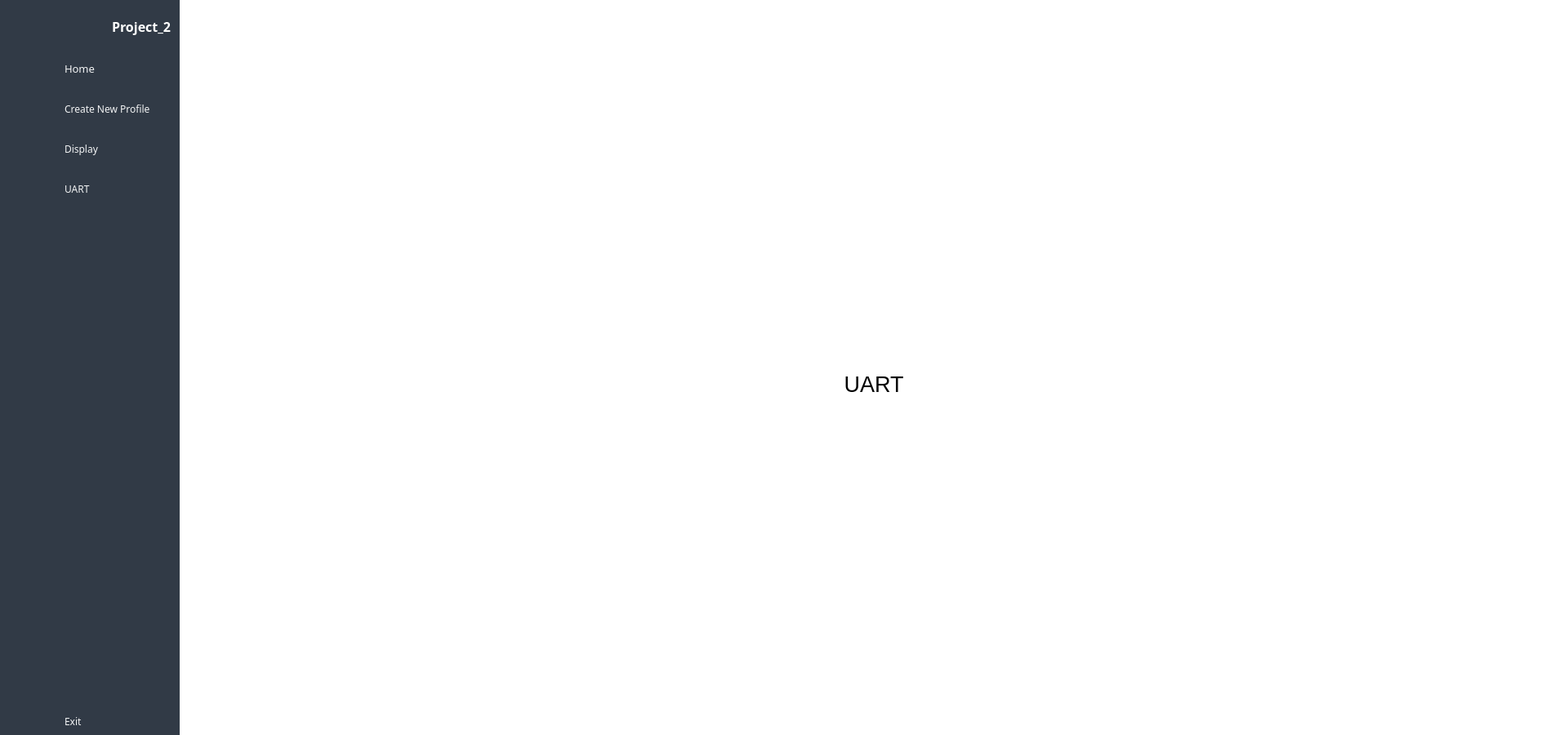
<?xml version="1.0" encoding="UTF-8"?>
<ui version="4.0">
 <class>MainWindow</class>
 <widget class="QMainWindow" name="MainWindow">
  <property name="geometry">
   <rect>
    <x>0</x>
    <y>0</y>
    <width>1920</width>
    <height>900</height>
   </rect>
  </property>
  <property name="windowTitle">
   <string>Health Monitoring System</string>
  </property>
  <property name="windowIcon">
   <iconset resource="img_src.qrc">
    <normaloff>:/icon/Icon_Logo/healthcare.png</normaloff>:/icon/Icon_Logo/healthcare.png</iconset>
  </property>
  <property name="styleSheet">
   <string notr="true">background-color: #fff;</string>
  </property>
  <widget class="QWidget" name="centralwidget">
   <layout class="QGridLayout" name="gridLayout">
    <property name="leftMargin">
     <number>0</number>
    </property>
    <property name="topMargin">
     <number>0</number>
    </property>
    <property name="rightMargin">
     <number>0</number>
    </property>
    <property name="bottomMargin">
     <number>0</number>
    </property>
    <property name="spacing">
     <number>0</number>
    </property>
    <item row="0" column="0">
     <widget class="QWidget" name="icon_only_widget" native="true">
      <property name="styleSheet">
       <string notr="true">	#icon_only_widget {
		background-color: #313a46;
		width:50px;
	}

	#icon_only_widget QPushButton, QLabel {
		height:50px;
		border:none;
		background-color: #313a46;
		/* border-bottom: 1px solid #b0b0b0; */
	}

	#icon_only_widget QPushButton:hover {
		background-color: rgba( 86, 101, 115, 0.5);
	}</string>
      </property>
      <layout class="QVBoxLayout" name="verticalLayout_3">
       <property name="spacing">
        <number>6</number>
       </property>
       <property name="leftMargin">
        <number>0</number>
       </property>
       <property name="topMargin">
        <number>0</number>
       </property>
       <property name="rightMargin">
        <number>0</number>
       </property>
       <property name="bottomMargin">
        <number>0</number>
       </property>
       <item>
        <layout class="QHBoxLayout" name="horizontalLayout_3">
         <item>
          <widget class="QLabel" name="logo_label_1">
           <property name="minimumSize">
            <size>
             <width>64</width>
             <height>64</height>
            </size>
           </property>
           <property name="maximumSize">
            <size>
             <width>64</width>
             <height>64</height>
            </size>
           </property>
           <property name="styleSheet">
            <string notr="true">	#logo_label_1 {
	background-color: rgba(0, 0, 0,0);
		padding: 5px
	}</string>
           </property>
           <property name="text">
            <string/>
           </property>
           <property name="pixmap">
            <pixmap resource="img_src.qrc">:/icon/Icon_Logo/healthcare.png</pixmap>
           </property>
           <property name="scaledContents">
            <bool>true</bool>
           </property>
          </widget>
         </item>
        </layout>
       </item>
       <item>
        <layout class="QVBoxLayout" name="verticalLayout">
         <property name="spacing">
          <number>7</number>
         </property>
         <item>
          <widget class="QPushButton" name="home_btn_1">
           <property name="focusPolicy">
            <enum>Qt::NoFocus</enum>
           </property>
           <property name="styleSheet">
            <string notr="true"/>
           </property>
           <property name="text">
            <string/>
           </property>
           <property name="icon">
            <iconset resource="img_src.qrc">
             <normaloff>:/icon/Icon_Logo/home_black.png</normaloff>
             <normalon>:/icon/Icon_Logo/home_white.png</normalon>:/icon/Icon_Logo/home_black.png</iconset>
           </property>
           <property name="iconSize">
            <size>
             <width>40</width>
             <height>40</height>
            </size>
           </property>
           <property name="checkable">
            <bool>true</bool>
           </property>
           <property name="autoExclusive">
            <bool>true</bool>
           </property>
          </widget>
         </item>
         <item>
          <widget class="QPushButton" name="newprofile_btn_1">
           <property name="focusPolicy">
            <enum>Qt::NoFocus</enum>
           </property>
           <property name="styleSheet">
            <string notr="true"/>
           </property>
           <property name="text">
            <string/>
           </property>
           <property name="icon">
            <iconset resource="img_src.qrc">
             <normaloff>:/icon/Icon_Logo/add-user_black.png</normaloff>
             <normalon>:/icon/Icon_Logo/add-user_white.png</normalon>:/icon/Icon_Logo/add-user_black.png</iconset>
           </property>
           <property name="iconSize">
            <size>
             <width>40</width>
             <height>40</height>
            </size>
           </property>
           <property name="checkable">
            <bool>true</bool>
           </property>
           <property name="autoExclusive">
            <bool>true</bool>
           </property>
          </widget>
         </item>
         <item>
          <widget class="QPushButton" name="display_btn_1">
           <property name="focusPolicy">
            <enum>Qt::NoFocus</enum>
           </property>
           <property name="styleSheet">
            <string notr="true"/>
           </property>
           <property name="text">
            <string/>
           </property>
           <property name="icon">
            <iconset resource="img_src.qrc">
             <normaloff>:/icon/Icon_Logo/heartbeat_black.png</normaloff>
             <normalon>:/icon/Icon_Logo/heartbeat_white.png</normalon>:/icon/Icon_Logo/heartbeat_black.png</iconset>
           </property>
           <property name="iconSize">
            <size>
             <width>40</width>
             <height>40</height>
            </size>
           </property>
           <property name="checkable">
            <bool>true</bool>
           </property>
           <property name="autoExclusive">
            <bool>true</bool>
           </property>
          </widget>
         </item>
         <item>
          <widget class="QPushButton" name="uart_btn_1">
           <property name="focusPolicy">
            <enum>Qt::NoFocus</enum>
           </property>
           <property name="styleSheet">
            <string notr="true"/>
           </property>
           <property name="text">
            <string/>
           </property>
           <property name="icon">
            <iconset resource="img_src.qrc">
             <normaloff>:/icon/Icon_Logo/two-arrows_black.png</normaloff>
             <normalon>:/icon/Icon_Logo/two-arrows_white.png</normalon>:/icon/Icon_Logo/two-arrows_black.png</iconset>
           </property>
           <property name="iconSize">
            <size>
             <width>40</width>
             <height>40</height>
            </size>
           </property>
           <property name="checkable">
            <bool>true</bool>
           </property>
           <property name="autoExclusive">
            <bool>true</bool>
           </property>
          </widget>
         </item>
         <item>
          <spacer name="verticalSpacer">
           <property name="orientation">
            <enum>Qt::Vertical</enum>
           </property>
           <property name="sizeHint" stdset="0">
            <size>
             <width>20</width>
             <height>375</height>
            </size>
           </property>
          </spacer>
         </item>
        </layout>
       </item>
       <item>
        <widget class="QPushButton" name="exit_btn_1">
         <property name="focusPolicy">
          <enum>Qt::NoFocus</enum>
         </property>
         <property name="styleSheet">
          <string notr="true"/>
         </property>
         <property name="text">
          <string/>
         </property>
         <property name="icon">
          <iconset resource="img_src.qrc">
           <normaloff>:/icon/Icon_Logo/logout_black.png</normaloff>:/icon/Icon_Logo/logout_black.png</iconset>
         </property>
         <property name="iconSize">
          <size>
           <width>32</width>
           <height>32</height>
          </size>
         </property>
        </widget>
       </item>
      </layout>
     </widget>
    </item>
    <item row="0" column="1">
     <widget class="QWidget" name="full_menu_widget" native="true">
      <property name="styleSheet">
       <string notr="true">	#full_menu_widget {
		background-color: #313a46;
	}

	/* style for QPushButton */
	#full_menu_widget QPushButton {
		border:none;
		border-radius: 3px;
		text-align: left;
		padding: 4px 10px 8px 15px;
		color: #f2f3f4;
		background-color: #313a46;
	}

	#full_menu_widget QPushButton:hover {
		background-color: rgba( 86, 101, 115, 0.5);
	}

	#full_menu_widget QPushButton:checked {
		color: #fff;
	}</string>
      </property>
      <layout class="QVBoxLayout" name="verticalLayout_4">
       <property name="spacing">
        <number>7</number>
       </property>
       <property name="leftMargin">
        <number>0</number>
       </property>
       <property name="topMargin">
        <number>0</number>
       </property>
       <property name="rightMargin">
        <number>0</number>
       </property>
       <property name="bottomMargin">
        <number>0</number>
       </property>
       <item>
        <layout class="QHBoxLayout" name="horizontalLayout_2">
         <property name="spacing">
          <number>0</number>
         </property>
         <item>
          <widget class="QLabel" name="logo_label_2">
           <property name="minimumSize">
            <size>
             <width>64</width>
             <height>64</height>
            </size>
           </property>
           <property name="maximumSize">
            <size>
             <width>64</width>
             <height>64</height>
            </size>
           </property>
           <property name="styleSheet">
            <string notr="true">background-color: rgba(0, 0, 0, 0);</string>
           </property>
           <property name="text">
            <string/>
           </property>
           <property name="pixmap">
            <pixmap resource="img_src.qrc">:/icon/Icon_Logo/healthcare.png</pixmap>
           </property>
           <property name="scaledContents">
            <bool>true</bool>
           </property>
          </widget>
         </item>
         <item>
          <widget class="QLabel" name="logo_label_3">
           <property name="font">
            <font>
             <family>Rockwell</family>
             <pointsize>12</pointsize>
             <weight>75</weight>
             <bold>true</bold>
            </font>
           </property>
           <property name="styleSheet">
            <string notr="true">	#logo_label_3 {
		padding: 5px;
		color: #fff;
		
	background-color: rgba(0, 0, 0,0);
	}</string>
           </property>
           <property name="text">
            <string>Project_2</string>
           </property>
          </widget>
         </item>
        </layout>
       </item>
       <item>
        <layout class="QVBoxLayout" name="verticalLayout_2">
         <property name="spacing">
          <number>20</number>
         </property>
         <item>
          <widget class="QPushButton" name="home_btn_2">
           <property name="font">
            <font>
             <family>Rockwell</family>
             <pointsize>10</pointsize>
            </font>
           </property>
           <property name="focusPolicy">
            <enum>Qt::NoFocus</enum>
           </property>
           <property name="autoFillBackground">
            <bool>false</bool>
           </property>
           <property name="styleSheet">
            <string notr="true"/>
           </property>
           <property name="text">
            <string>Home</string>
           </property>
           <property name="icon">
            <iconset resource="img_src.qrc">
             <normaloff>:/icon/Icon_Logo/home_black.png</normaloff>
             <normalon>:/icon/Icon_Logo/home_white.png</normalon>:/icon/Icon_Logo/home_black.png</iconset>
           </property>
           <property name="iconSize">
            <size>
             <width>30</width>
             <height>30</height>
            </size>
           </property>
           <property name="checkable">
            <bool>true</bool>
           </property>
           <property name="autoExclusive">
            <bool>true</bool>
           </property>
          </widget>
         </item>
         <item>
          <widget class="QPushButton" name="newprofile_btn_2">
           <property name="font">
            <font>
             <family>Rockwell</family>
             <pointsize>9</pointsize>
            </font>
           </property>
           <property name="focusPolicy">
            <enum>Qt::NoFocus</enum>
           </property>
           <property name="styleSheet">
            <string notr="true"/>
           </property>
           <property name="text">
            <string>Create New Profile</string>
           </property>
           <property name="icon">
            <iconset resource="img_src.qrc">
             <normaloff>:/icon/Icon_Logo/add-user_black.png</normaloff>
             <normalon>:/icon/Icon_Logo/add-user_white.png</normalon>:/icon/Icon_Logo/add-user_black.png</iconset>
           </property>
           <property name="iconSize">
            <size>
             <width>30</width>
             <height>30</height>
            </size>
           </property>
           <property name="checkable">
            <bool>true</bool>
           </property>
           <property name="autoExclusive">
            <bool>true</bool>
           </property>
          </widget>
         </item>
         <item>
          <widget class="QPushButton" name="display_btn_2">
           <property name="font">
            <font>
             <family>Rockwell</family>
             <pointsize>9</pointsize>
            </font>
           </property>
           <property name="focusPolicy">
            <enum>Qt::NoFocus</enum>
           </property>
           <property name="styleSheet">
            <string notr="true"/>
           </property>
           <property name="text">
            <string>Display</string>
           </property>
           <property name="icon">
            <iconset resource="img_src.qrc">
             <normaloff>:/icon/Icon_Logo/heartbeat_black.png</normaloff>
             <normalon>:/icon/Icon_Logo/heartbeat_white.png</normalon>:/icon/Icon_Logo/heartbeat_black.png</iconset>
           </property>
           <property name="iconSize">
            <size>
             <width>30</width>
             <height>30</height>
            </size>
           </property>
           <property name="checkable">
            <bool>true</bool>
           </property>
           <property name="autoExclusive">
            <bool>true</bool>
           </property>
          </widget>
         </item>
         <item>
          <widget class="QPushButton" name="uart_btn_2">
           <property name="sizePolicy">
            <sizepolicy hsizetype="Minimum" vsizetype="Fixed">
             <horstretch>50</horstretch>
             <verstretch>60</verstretch>
            </sizepolicy>
           </property>
           <property name="font">
            <font>
             <family>Rockwell</family>
             <pointsize>9</pointsize>
            </font>
           </property>
           <property name="focusPolicy">
            <enum>Qt::NoFocus</enum>
           </property>
           <property name="styleSheet">
            <string notr="true"/>
           </property>
           <property name="text">
            <string>UART</string>
           </property>
           <property name="icon">
            <iconset resource="img_src.qrc">
             <normaloff>:/icon/Icon_Logo/two-arrows_black.png</normaloff>
             <normalon>:/icon/Icon_Logo/two-arrows_white.png</normalon>:/icon/Icon_Logo/two-arrows_black.png</iconset>
           </property>
           <property name="iconSize">
            <size>
             <width>24</width>
             <height>24</height>
            </size>
           </property>
           <property name="checkable">
            <bool>true</bool>
           </property>
           <property name="autoExclusive">
            <bool>true</bool>
           </property>
          </widget>
         </item>
        </layout>
       </item>
       <item>
        <spacer name="verticalSpacer_2">
         <property name="orientation">
          <enum>Qt::Vertical</enum>
         </property>
         <property name="sizeHint" stdset="0">
          <size>
           <width>20</width>
           <height>373</height>
          </size>
         </property>
        </spacer>
       </item>
       <item>
        <widget class="QPushButton" name="exit_btn_2">
         <property name="font">
          <font>
           <family>Rockwell</family>
           <pointsize>9</pointsize>
          </font>
         </property>
         <property name="focusPolicy">
          <enum>Qt::NoFocus</enum>
         </property>
         <property name="styleSheet">
          <string notr="true"/>
         </property>
         <property name="text">
          <string>Exit</string>
         </property>
         <property name="icon">
          <iconset>
           <normaloff>:/icon/icon/close-window-64.ico</normaloff>
           <normalon>:/icon/Icon_Logo/logout_black.png</normalon>:/icon/icon/close-window-64.ico</iconset>
         </property>
         <property name="iconSize">
          <size>
           <width>25</width>
           <height>25</height>
          </size>
         </property>
        </widget>
       </item>
      </layout>
     </widget>
    </item>
    <item row="0" column="2">
     <widget class="QWidget" name="widget_3" native="true">
      <layout class="QVBoxLayout" name="verticalLayout_5">
       <property name="spacing">
        <number>0</number>
       </property>
       <property name="leftMargin">
        <number>0</number>
       </property>
       <property name="topMargin">
        <number>0</number>
       </property>
       <property name="rightMargin">
        <number>0</number>
       </property>
       <property name="bottomMargin">
        <number>0</number>
       </property>
       <item>
        <widget class="QWidget" name="widget" native="true">
         <property name="minimumSize">
          <size>
           <width>0</width>
           <height>40</height>
          </size>
         </property>
         <property name="styleSheet">
          <string notr="true"/>
         </property>
         <layout class="QHBoxLayout" name="horizontalLayout_4">
          <property name="spacing">
           <number>0</number>
          </property>
          <property name="leftMargin">
           <number>0</number>
          </property>
          <property name="topMargin">
           <number>0</number>
          </property>
          <property name="rightMargin">
           <number>9</number>
          </property>
          <property name="bottomMargin">
           <number>0</number>
          </property>
          <item>
           <widget class="QPushButton" name="change_btn">
            <property name="focusPolicy">
             <enum>Qt::NoFocus</enum>
            </property>
            <property name="styleSheet">
             <string notr="true">	#change_btn {
		padding: 5px;
		border: none;
		width: 30px;
		height: 30px;
	}</string>
            </property>
            <property name="text">
             <string/>
            </property>
            <property name="icon">
             <iconset resource="img_src.qrc">
              <normaloff>:/icon/Icon_Logo/sidebar_black.png</normaloff>:/icon/Icon_Logo/sidebar_black.png</iconset>
            </property>
            <property name="iconSize">
             <size>
              <width>24</width>
              <height>24</height>
             </size>
            </property>
            <property name="checkable">
             <bool>true</bool>
            </property>
           </widget>
          </item>
          <item>
           <spacer name="horizontalSpacer">
            <property name="orientation">
             <enum>Qt::Horizontal</enum>
            </property>
            <property name="sizeHint" stdset="0">
             <size>
              <width>236</width>
              <height>20</height>
             </size>
            </property>
           </spacer>
          </item>
          <item>
           <layout class="QHBoxLayout" name="horizontalLayout">
            <property name="spacing">
             <number>10</number>
            </property>
           </layout>
          </item>
          <item>
           <spacer name="horizontalSpacer_2">
            <property name="orientation">
             <enum>Qt::Horizontal</enum>
            </property>
            <property name="sizeHint" stdset="0">
             <size>
              <width>236</width>
              <height>20</height>
             </size>
            </property>
           </spacer>
          </item>
         </layout>
        </widget>
       </item>
       <item>
        <widget class="QStackedWidget" name="stackedWidget">
         <property name="currentIndex">
          <number>4</number>
         </property>
         <widget class="QWidget" name="page">
          <layout class="QGridLayout" name="gridLayout_2"/>
         </widget>
         <widget class="QWidget" name="page_2">
          <layout class="QGridLayout" name="gridLayout_3">
           <item row="0" column="0">
            <widget class="QLabel" name="label_5">
             <property name="font">
              <font>
               <pointsize>20</pointsize>
              </font>
             </property>
             <property name="text">
              <string>HomePage</string>
             </property>
             <property name="alignment">
              <set>Qt::AlignCenter</set>
             </property>
            </widget>
           </item>
          </layout>
         </widget>
         <widget class="QWidget" name="page_3">
          <layout class="QGridLayout" name="gridLayout_4">
           <item row="0" column="0">
            <widget class="QLabel" name="label_6">
             <property name="font">
              <font>
               <pointsize>20</pointsize>
              </font>
             </property>
             <property name="text">
              <string>Create New Profile</string>
             </property>
             <property name="alignment">
              <set>Qt::AlignCenter</set>
             </property>
            </widget>
           </item>
          </layout>
         </widget>
         <widget class="QWidget" name="page_4">
          <layout class="QGridLayout" name="gridLayout_5">
           <item row="0" column="0">
            <widget class="QLabel" name="label_7">
             <property name="font">
              <font>
               <pointsize>20</pointsize>
              </font>
             </property>
             <property name="text">
              <string>Display</string>
             </property>
             <property name="alignment">
              <set>Qt::AlignCenter</set>
             </property>
            </widget>
           </item>
          </layout>
         </widget>
         <widget class="QWidget" name="page_5">
          <layout class="QGridLayout" name="gridLayout_6">
           <item row="0" column="0">
            <widget class="QLabel" name="label_8">
             <property name="font">
              <font>
               <pointsize>20</pointsize>
              </font>
             </property>
             <property name="text">
              <string>UART</string>
             </property>
             <property name="alignment">
              <set>Qt::AlignCenter</set>
             </property>
            </widget>
           </item>
          </layout>
         </widget>
         <widget class="QWidget" name="page_6">
          <layout class="QGridLayout" name="gridLayout_7"/>
         </widget>
         <widget class="QWidget" name="page_7">
          <layout class="QGridLayout" name="gridLayout_8"/>
         </widget>
        </widget>
       </item>
      </layout>
     </widget>
    </item>
   </layout>
  </widget>
 </widget>
 <resources>
  <include location="img_src.qrc"/>
  <include location="img_src.qrc"/>
 </resources>
 <connections>
  <connection>
   <sender>change_btn</sender>
   <signal>toggled(bool)</signal>
   <receiver>icon_only_widget</receiver>
   <slot>setVisible(bool)</slot>
   <hints>
    <hint type="sourcelabel">
     <x>197</x>
     <y>23</y>
    </hint>
    <hint type="destinationlabel">
     <x>50</x>
     <y>362</y>
    </hint>
   </hints>
  </connection>
  <connection>
   <sender>change_btn</sender>
   <signal>toggled(bool)</signal>
   <receiver>full_menu_widget</receiver>
   <slot>setHidden(bool)</slot>
   <hints>
    <hint type="sourcelabel">
     <x>188</x>
     <y>25</y>
    </hint>
    <hint type="destinationlabel">
     <x>173</x>
     <y>257</y>
    </hint>
   </hints>
  </connection>
  <connection>
   <sender>home_btn_1</sender>
   <signal>toggled(bool)</signal>
   <receiver>home_btn_2</receiver>
   <slot>setChecked(bool)</slot>
   <hints>
    <hint type="sourcelabel">
     <x>27</x>
     <y>69</y>
    </hint>
    <hint type="destinationlabel">
     <x>72</x>
     <y>76</y>
    </hint>
   </hints>
  </connection>
  <connection>
   <sender>newprofile_btn_1</sender>
   <signal>toggled(bool)</signal>
   <receiver>newprofile_btn_2</receiver>
   <slot>setChecked(bool)</slot>
   <hints>
    <hint type="sourcelabel">
     <x>33</x>
     <y>100</y>
    </hint>
    <hint type="destinationlabel">
     <x>67</x>
     <y>99</y>
    </hint>
   </hints>
  </connection>
  <connection>
   <sender>display_btn_1</sender>
   <signal>toggled(bool)</signal>
   <receiver>display_btn_2</receiver>
   <slot>setChecked(bool)</slot>
   <hints>
    <hint type="sourcelabel">
     <x>33</x>
     <y>123</y>
    </hint>
    <hint type="destinationlabel">
     <x>69</x>
     <y>125</y>
    </hint>
   </hints>
  </connection>
  <connection>
   <sender>uart_btn_1</sender>
   <signal>toggled(bool)</signal>
   <receiver>uart_btn_2</receiver>
   <slot>setChecked(bool)</slot>
   <hints>
    <hint type="sourcelabel">
     <x>24</x>
     <y>148</y>
    </hint>
    <hint type="destinationlabel">
     <x>72</x>
     <y>148</y>
    </hint>
   </hints>
  </connection>
  <connection>
   <sender>home_btn_2</sender>
   <signal>toggled(bool)</signal>
   <receiver>home_btn_1</receiver>
   <slot>setChecked(bool)</slot>
   <hints>
    <hint type="sourcelabel">
     <x>70</x>
     <y>63</y>
    </hint>
    <hint type="destinationlabel">
     <x>41</x>
     <y>60</y>
    </hint>
   </hints>
  </connection>
  <connection>
   <sender>newprofile_btn_2</sender>
   <signal>toggled(bool)</signal>
   <receiver>newprofile_btn_1</receiver>
   <slot>setChecked(bool)</slot>
   <hints>
    <hint type="sourcelabel">
     <x>160</x>
     <y>99</y>
    </hint>
    <hint type="destinationlabel">
     <x>26</x>
     <y>90</y>
    </hint>
   </hints>
  </connection>
  <connection>
   <sender>display_btn_2</sender>
   <signal>toggled(bool)</signal>
   <receiver>display_btn_1</receiver>
   <slot>setChecked(bool)</slot>
   <hints>
    <hint type="sourcelabel">
     <x>143</x>
     <y>112</y>
    </hint>
    <hint type="destinationlabel">
     <x>39</x>
     <y>114</y>
    </hint>
   </hints>
  </connection>
  <connection>
   <sender>uart_btn_2</sender>
   <signal>toggled(bool)</signal>
   <receiver>uart_btn_1</receiver>
   <slot>setChecked(bool)</slot>
   <hints>
    <hint type="sourcelabel">
     <x>162</x>
     <y>142</y>
    </hint>
    <hint type="destinationlabel">
     <x>43</x>
     <y>144</y>
    </hint>
   </hints>
  </connection>
  <connection>
   <sender>exit_btn_2</sender>
   <signal>clicked()</signal>
   <receiver>MainWindow</receiver>
   <slot>close()</slot>
   <hints>
    <hint type="sourcelabel">
     <x>126</x>
     <y>584</y>
    </hint>
    <hint type="destinationlabel">
     <x>284</x>
     <y>606</y>
    </hint>
   </hints>
  </connection>
  <connection>
   <sender>exit_btn_1</sender>
   <signal>clicked()</signal>
   <receiver>MainWindow</receiver>
   <slot>close()</slot>
   <hints>
    <hint type="sourcelabel">
     <x>34</x>
     <y>592</y>
    </hint>
    <hint type="destinationlabel">
     <x>47</x>
     <y>626</y>
    </hint>
   </hints>
  </connection>
 </connections>
</ui>
